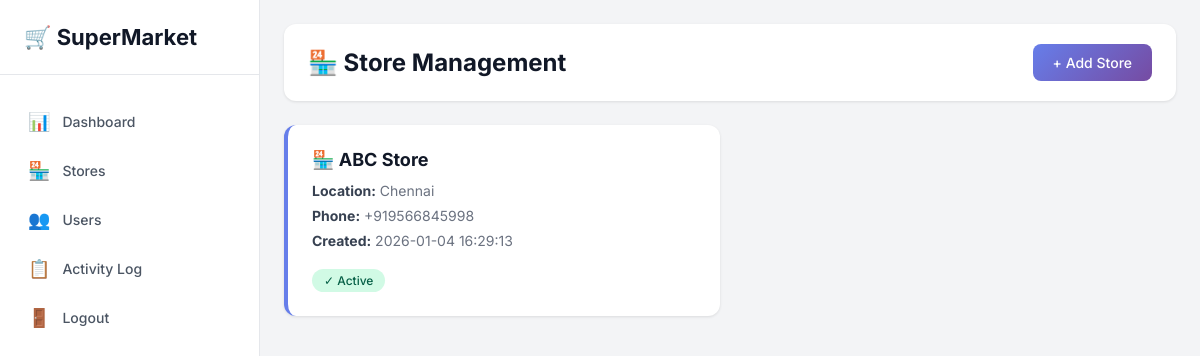
The app's page /stores (signed in) with its own data.
### tables this page shows
CREATE TABLE stores (
            id INTEGER PRIMARY KEY AUTOINCREMENT,
            store_name TEXT,
            location TEXT,
            phone TEXT,
            active INTEGER DEFAULT 1,
            created_at TIMESTAMP DEFAULT CURRENT_TIMESTAMP
        );

### app.py (the view)
@app.route("/stores")
@login_required
def stores():
    conn = get_db_connection()
    cur = conn.cursor()
    cur.execute("SELECT * FROM stores ORDER BY created_at DESC")
    stores = cur.fetchall()
    conn.close()
    return render_template("stores.html", stores=stores)

### app.py (called while the page is built)
def get_db_connection():
    conn = sqlite3.connect("supermarket_saas.db")
    conn.row_factory = sqlite3.Row  # Enable column access by name
    return conn

def login_required(f):
    @wraps(f)
    def decorated(*args, **kwargs):
        if "user_id" not in session:
            flash("Please login first", "warning")
            return redirect(url_for("login"))
        return f(*args, **kwargs)
    return decorated

### templates/stores.html (shortened to what this page needs)
<!DOCTYPE html>
<html lang="en">
<head>
</head>
<body>
    <aside class="sidebar">
        <div class="logo"><h1>🛒 SuperMarket</h1></div>
        <ul class="nav-menu">
            <li class="nav-item"><a href="/dashboard" class="nav-link"><span>📊</span> Dashboard</a></li>
            <li class="nav-item"><a href="/stores" class="nav-link"><span>🏪</span> Stores</a></li>
            <li class="nav-item"><a href="/users" class="nav-link"><span>👥</span> Users</a></li>
            <li class="nav-item"><a href="/activity_log" class="nav-link"><span>📋</span> Activity Log</a></li>
            <li class="nav-item"><a href="/logout" class="nav-link"><span>🚪</span> Logout</a></li>
        </ul>
    </aside>
    <main class="main-content">
        <div class="header">
            <h2>🏪 Store Management</h2>
            <a href="/add_store" class="btn btn-primary">+ Add Store</a>
        </div>
        {% if stores %}
        <div class="stores-grid">
            {% for store in stores %}
            <div class="store-card">
                <h3>🏪 {{ store['store_name'] }}</h3>
                <div class="store-info"><strong>Location:</strong> {{ store['location'] if store['location'] else 'Not specified' }}</div>
                {% if store['phone'] %}
                <div class="store-info"><strong>Phone:</strong> {{ store['phone'] }}</div>
                {% endif %}
                <div class="store-info"><strong>Created:</strong> {{ store['created_at'] if store['created_at'] else 'N/A' }}</div>
                <span class="badge {% if store['active'] %}badge-active{% else %}badge-inactive{% endif %}">
                    {% if store['active'] %}✓ Active{% else %}✗ Inactive{% endif %}
                </span>
            </div>
            {% endfor %}
        </div>
        {% else %}
        <div class="empty-state">
            <h3>No stores found</h3>
            <p>Create your first store to get started</p>
        </div>
        {% endif %}
    </main>
</body>
</html>

### templates/stores.html (style rules this page uses)
* { margin: 0; padding: 0; box-sizing: border-box; }
body { font-family: 'Inter', sans-serif; background: #f3f4f6; min-height: 100vh; }
.sidebar { position: fixed; left: 0; top: 0; bottom: 0; width: 260px; background: white; border-right: 1px solid #e5e7eb; padding: 24px 0; }
.logo { padding: 0 24px 24px; border-bottom: 1px solid #e5e7eb; margin-bottom: 24px; }
.logo h1 { font-size: 22px; color: #111827; font-weight: 700; }
.nav-menu { list-style: none; }
.nav-item { margin: 4px 12px; }
.nav-link { display: flex; align-items: center; padding: 12px 16px; color: #4b5563; text-decoration: none; border-radius: 8px; font-size: 14px; font-weight: 500; }
.nav-link span { margin-right: 12px; font-size: 18px; }
.main-content { margin-left: 260px; padding: 24px; }
.header { background: white; padding: 20px 24px; border-radius: 12px; margin-bottom: 24px; display: flex; justify-content: space-between; align-items: center; box-shadow: 0 1px 3px rgba(0,0,0,0.1); }
.header h2 { font-size: 24px; color: #111827; }
.btn { padding: 10px 20px; border: none; border-radius: 8px; font-size: 14px; font-weight: 500; cursor: pointer; text-decoration: none; display: inline-block; transition: all 0.2s; }
.btn-primary { background: linear-gradient(135deg, #667eea 0%, #764ba2 100%); color: white; }
.stores-grid { display: grid; grid-template-columns: repeat(auto-fill, minmax(300px, 1fr)); gap: 20px; }
.store-card { background: white; border-radius: 12px; padding: 24px; box-shadow: 0 1px 3px rgba(0,0,0,0.1); transition: transform 0.2s; border-left: 4px solid #667eea; }
.store-card h3 { font-size: 18px; color: #111827; margin-bottom: 12px; }
.store-info { font-size: 14px; color: #6b7280; margin: 8px 0; }
.store-info strong { color: #374151; }
.badge { display: inline-block; padding: 4px 12px; border-radius: 12px; font-size: 12px; font-weight: 500; margin-top: 12px; }
.badge-active { background: #d1fae5; color: #065f46; }

### records on screen
stores: store_name "ABC Store", location "Chennai", phone "+919566845998", created_at "2026-01-04 16:29:13", active "✓ Active"
